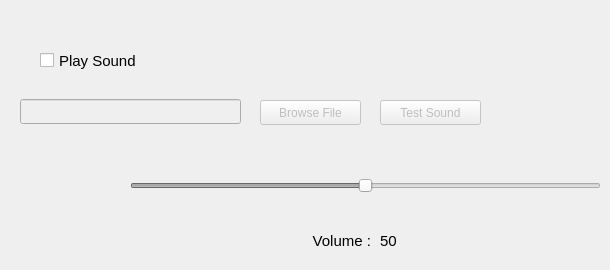
            <widget class="QWidget" name="Sound">
             <attribute name="title">
              <string>Sound</string>
             </attribute>
             <widget class="QCheckBox" name="PlaySound_Checkbox">
              <property name="enabled">
               <bool>true</bool>
              </property>
              <property name="geometry">
               <rect>
                <x>40</x>
                <y>40</y>
                <width>121</width>
                <height>41</height>
               </rect>
              </property>
              <property name="font">
               <font>
                <pointsize>11</pointsize>
               </font>
              </property>
              <property name="text">
               <string>Play Sound</string>
              </property>
             </widget>
             <widget class="QLineEdit" name="BrowseFile_Input">
              <property name="enabled">
               <bool>false</bool>
              </property>
              <property name="geometry">
               <rect>
                <x>20</x>
                <y>99</y>
                <width>221</width>
                <height>25</height>
               </rect>
              </property>
             </widget>
             <widget class="QPushButton" name="TestSound_Button">
              <property name="enabled">
               <bool>false</bool>
              </property>
              <property name="geometry">
               <rect>
                <x>380</x>
                <y>100</y>
                <width>101</width>
                <height>25</height>
               </rect>
              </property>
              <property name="text">
               <string>Test Sound</string>
              </property>
             </widget>
             <widget class="QPushButton" name="BrowseFile_Button">
              <property name="enabled">
               <bool>false</bool>
              </property>
              <property name="geometry">
               <rect>
                <x>260</x>
                <y>100</y>
                <width>101</width>
                <height>25</height>
               </rect>
              </property>
              <property name="text">
               <string>Browse File</string>
              </property>
             </widget>
             <widget class="QSlider" name="Volume_Slider">
              <property name="enabled">
               <bool>false</bool>
              </property>
              <property name="geometry">
               <rect>
                <x>130</x>
                <y>170</y>
                <width>471</width>
                <height>31</height>
               </rect>
              </property>
              <property name="font">
               <font>
                <pointsize>10</pointsize>
               </font>
              </property>
              <property name="styleSheet">
               <string notr="true">QSlider::handle:horizontal:hover {background:darkblue} 
QSlider::handle:horizontal:pressed {background:darkgrey} 
</string>
              </property>
              <property name="maximum">
               <number>100</number>
              </property>
              <property name="value">
               <number>50</number>
              </property>
              <property name="orientation">
               <enum>Qt::Horizontal</enum>
              </property>
              <property name="invertedAppearance">
               <bool>false</bool>
              </property>
              <property name="tickPosition">
               <enum>QSlider::NoTicks</enum>
              </property>
             </widget>
             <widget class="QLabel" name="Volume_Label">
              <property name="geometry">
               <rect>
                <x>270</x>
                <y>220</y>
                <width>101</width>
                <height>41</height>
               </rect>
              </property>
              <property name="font">
               <font>
                <pointsize>11</pointsize>
               </font>
              </property>
              <property name="text">
               <string>Volume :</string>
              </property>
              <property name="alignment">
               <set>Qt::AlignRight|Qt::AlignTrailing|Qt::AlignVCenter</set>
              </property>
             </widget>
             <widget class="QLabel" name="VolumeVal_Label">
              <property name="geometry">
               <rect>
                <x>380</x>
                <y>220</y>
                <width>31</width>
                <height>41</height>
               </rect>
              </property>
              <property name="font">
               <font>
                <pointsize>11</pointsize>
               </font>
              </property>
              <property name="text">
               <string>50</string>
              </property>
             </widget>
            </widget>
